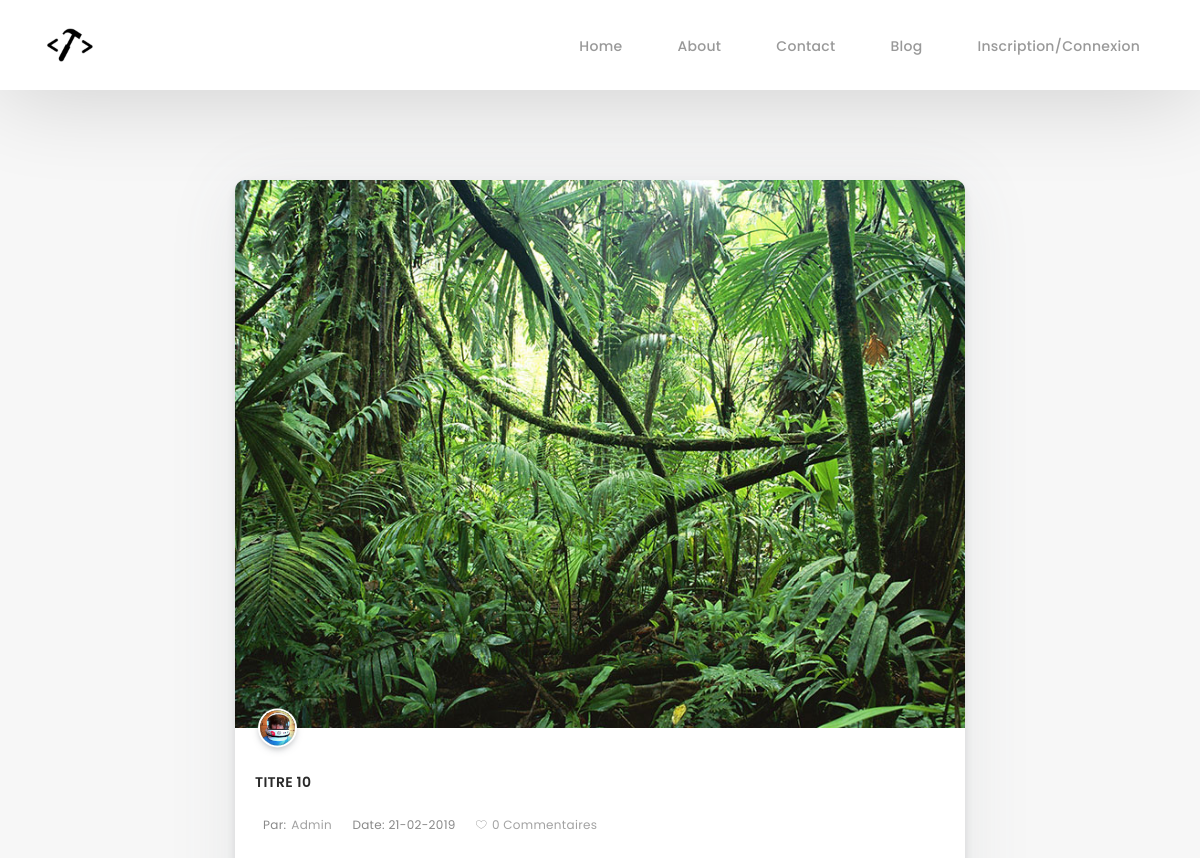
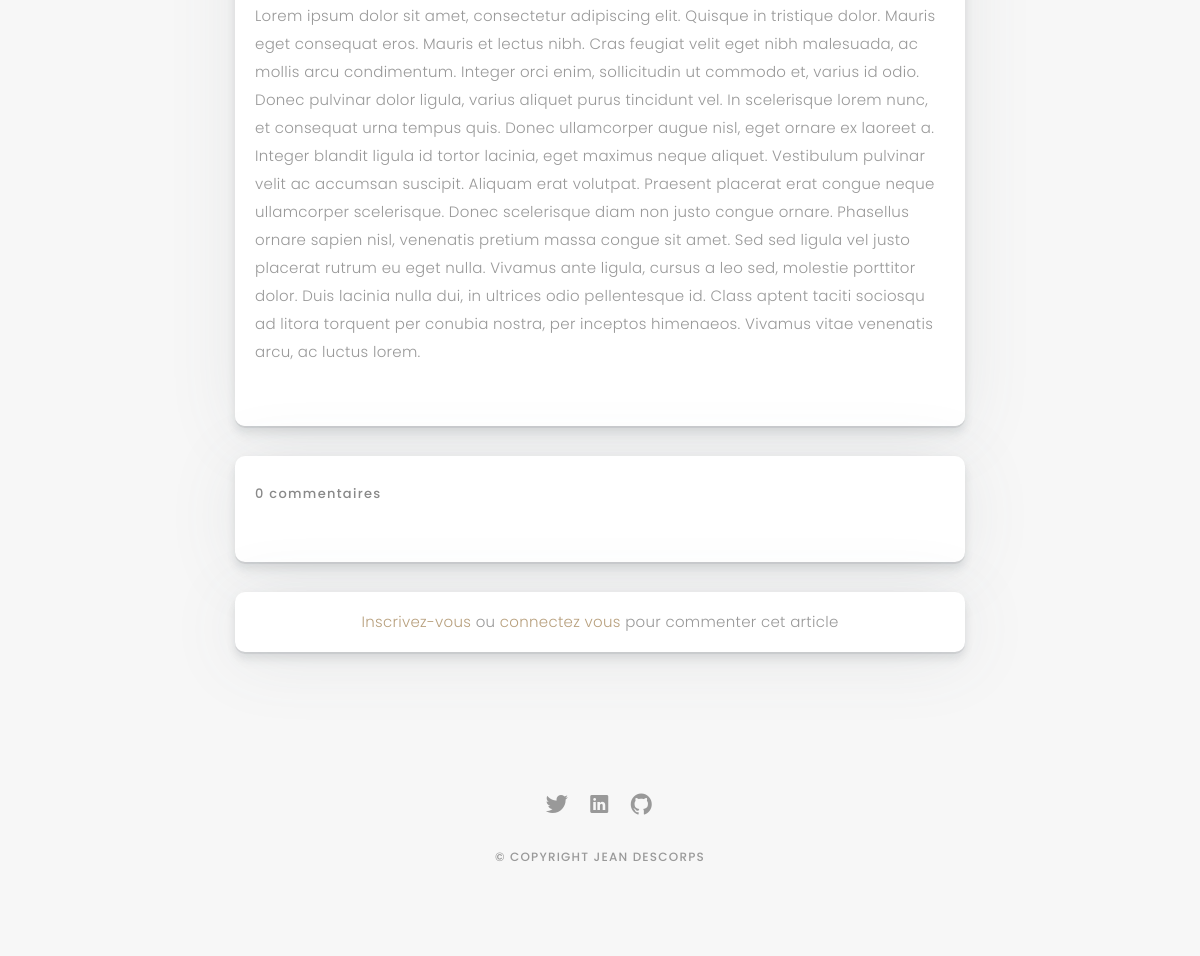
The app's page /?action=post&id=30 with its own data (2 pictures, top to bottom).
### tables this page shows
CREATE TABLE IF NOT EXISTS `post` (
  `id` int(11) NOT NULL AUTO_INCREMENT,
  `title` varchar(255) NOT NULL,
  `image` varchar(255) DEFAULT NULL,
  `lead` varchar(300) NOT NULL,
  `content` text NOT NULL,
  `add_date` datetime DEFAULT NULL,
  `id_user_fk` int(11) NOT NULL,
  PRIMARY KEY (`id`),
  KEY `id_user_fk` (`id_user_fk`)
);

CREATE TABLE IF NOT EXISTS `user` (
  `id` int(11) NOT NULL AUTO_INCREMENT,
  `username` varchar(255) NOT NULL,
  `email` varchar(255) NOT NULL,
  `password` varchar(300) NOT NULL,
  `avatar` varchar(255) NOT NULL DEFAULT '0.jpg',
  `website` varchar(255) NOT NULL DEFAULT 'Votre website',
  `description` varchar(800) NOT NULL DEFAULT 'Votre parcours en quelques ligne.',
  `inscription_date` datetime DEFAULT NULL,
  `activated` tinyint(1) NOT NULL DEFAULT '0',
  `confirmation_token` varchar(128) DEFAULT NULL,
  `role` varchar(10) NOT NULL DEFAULT 'user',
  PRIMARY KEY (`id`),
  UNIQUE KEY `username_2` (`username`),
  UNIQUE KEY `email` (`email`)
);

### Controller/PostController.php (called while the page is built, shortened)
<?php
class PostController {
    private $postManager;
    private $commentManager;
    private $userManager;
    public function __construct()
    {
        $this->postManager = new PostManager();
        $this->commentManager = new CommentManager();
        $this->userManager = new UserManager();
    }
    public function post()
    {
        $post = $this->postManager->find($_REQUEST['id']);
        $nbComment = $this->commentManager->countPostComments($_REQUEST['id']);
        $user = $this->userManager->find($post->getId_user_fk());
        $comments = $this->commentManager->findAll($_REQUEST['id']);
        $view = new View("Post");
        $view->generate(array('post' => $post, 'user' => $user, 'nbComment' => $nbComment, 'comments' => $comments));
    }
}

### index.php (called while the page is built, shortened)
<?php
function autoload($class, $dir = null) {
    if (is_null($dir)) {
        $dir = "../". AUTOLOAD_PATH ."/";
    }
}
$router = new Router();
$router->queryRouting();

### Manager/PostManager.php (called while the page is built, shortened)
<?php
Class PostManager extends AbstractManager
{
    public function find($postId)
    {
        $sql = 'SELECT * FROM post WHERE id = ?';
        $result = $this->queryExecute($sql, array($postId));
        if ($result->rowCount() == 1) {
            $row = $result->fetch();
            $post = new Post();
            $post->hydrate($row);
            return $post;
        } else {
            throw new Exception('Cet article n\'existe pas.');
        }
    }
}

### Manager/AbstractManager.php (called while the page is built, shortened)
<?php
abstract class AbstractManager
{
    private $bdd;
    private function getBdd()
    {
        if ($this->bdd == null) {
            $this->bdd = new PDO("mysql:host=". HOST .";dbname=". DBNAME .";charset=utf8", USER, PASS, array(PDO::ATTR_ERRMODE => PDO::ERRMODE_EXCEPTION));
        }
        return $this->bdd;
    }
    protected function queryExecute($sql, $params = null)
    {
        if ($params == null) {
            $result = $this->getBdd()->query($sql);
        } else {
            $result = $this->getBdd()->prepare($sql);
            $result->execute($params);
        }
        return $result;
    }
}

### Entity/HydratorTrait.php (called while the page is built, shortened)
<?php
trait HydratorTrait {
    public function hydrate(array $datas)
    {
        foreach ($datas as $key => $value) {
            $method = 'set'.ucfirst($key);
        }
    }
}

### Entity/Post.php (called while the page is built, shortened)
<?php
class Post
{
    private $title;
    private $image;
    private $content;
    private $add_date;
    private $id_user_fk;
    public function setTitle($title)
    {
        $this->title = $title;
    }
    public function setImage($image)
    {
        $this->image = $image;
    }
    public function setContent($content)
    {
        $this->content = $content;
    }
    public function setAdd_date($add_date)
    {
        $this->add_date = $add_date;
    }
    public function setId_user_fk($id_user_fk)
    {
        $this->id_user_fk = $id_user_fk;
    }
    public function getTitle()
    {
        return strtoupper($this->title);
    }
    public function getImage()
    {
        return $this->image;
    }
    public function getContent()
    {
        return $this->content;
    }
    public function getAdd_date() {
        return $this->add_date;
    }
    public function getId_user_fk()
    {
        return $this->id_user_fk;
    }
}

### Manager/UserManager.php (called while the page is built, shortened)
<?php
class UserManager extends AbstractManager
{
    public function find($id)
    {
        $sql ='SELECT * FROM user WHERE id = ?';
        $result = $this->queryExecute($sql, array($id));
        if ($result->rowCount() == 1) {
            $row = $result->fetch();
            $user = new User();
            $user->hydrate($row);
            return $user;
        } else {
            throw new LoginException('Cet utilisateur n\'existe pas.');
        }
    }
}

### Entity/User.php (called while the page is built, shortened)
<?php
class User
{
    private $id;
    private $username;
    private $avatar;
    public function setId($id)
    {
        $this->id = $id;
    }
    public function setUsername($username)
    {
        $this->username = $username;
    }
    public function setAvatar($avatar)
    {
        $this->avatar = $avatar;
    }
    public function getId()
    {
        return $this->id;
    }
    public function getUsername()
    {
        return $this->username;
    }
    public function getAvatar()
    {
        return $this->avatar;
    }
}

### Manager/CommentManager.php (called while the page is built, shortened)
<?php
class CommentManager extends AbstractManager
{
    public function countPostComments($id) {
        $sql = 'SELECT COUNT(*) FROM comment WHERE id_post_fk = ? AND validated = 1';
        $result = $this->queryExecute($sql, array($id));
        $count = $result->fetch();
        return $count[0];
    }
}

### View/PostView.php (the view, shortened to what this page needs)
<div class="main-content paddsection">
    <div class="container">
        <div class="row justify-content-center">
            <div class="col-md-8 col-md-offset-2">
                <div class="row">
                    <div class="container-main single-main">
                        <div class="col-md-12">
                            <div class="block-main mb-30 card-post--1">
                                <div class="card-post__image card-blog-single">
                                    <img class="card-img-top" src="Content/images/<?= $post->getImage(); ?>">
                                    <div class="card-post__author d-flex">
                                        <a href="#" class="card-post__author-avatar card-post__author-avatar--small" style="background-image: url('Content/backend/images/avatars/<?= $user->getAvatar(); ?>');">Ecrit par <?= $user->getUsername(); ?></a>
                                    </div>
                                </div>
                                <div class="content-main single-post padDiv">
                                    <div class="journal-txt">
                                        <h4 class="mb-4 mt-3"><?= $post->getTitle(); ?></h4>
                                    </div>
                                     <div class="post-meta">
                                    <ul class="list-unstyled mb-0">
                                        <li class="author">par:<a href="?action=userProfile&id=<?= $user->getId(); ?>" target="_blank"><?= $user->getUsername(); ?></a></li>
                                        <li class="date">date: <?= strftime('%d-%m-%Y', strtotime($post->getAdd_date())); ?></li>
                                        <li class="commont"><i class="ion-ios-heart-outline"></i><a href="#comment-block"><?= $nbComment; ?> commentaires</a></li>
                                    </ul>
                                </div>
                                <p class="mb-30"><?= $post->getContent(); ?></p>
                            </div>
                        </div>
                    </div>
                    <div class="col-md-12">
                        <div class="comments text-left padDiv mb-30">
                            <div class="entry-comments">
                            <h6 class="mb-30"><?= $nbComment; ?> commentaires</h6>
                            </div>
                        </div>
                    </div>
                    <?php if(isset($_SESSION['auth'])) : ?>
                    <div id="comment-block" class="col-lg-12">
                        <div class="cmt padDiv">
                            <div class="mb-4"><?= $_SESSION['auth']['username']?></div>
                                <?php if(isset($_SESSION['comment'])) : ?>
                                    <p class="alert alert-success"><?= $_SESSION['comment']; ?></p>
                                <?php unset($_SESSION['comment']); ?>
                                <?php endif; ?>
                                <?php if(isset($_SESSION['error'])) : ?>
                                    <p class="alert alert-danger"><?= $_SESSION['error']; ?></p>
                                <?php unset($_SESSION['error']); ?>
                                <?php endif; ?>
                                <div class="mb-4">Les commentaires sont soumis à validation et limités à 1000 caractères.</div>
                                    <form id="comment-form" method="post" action="index.php?action=comment" role="form">
                                        <input type="hidden" name="id_post_fk" value="<?= $post->getId(); ?>">
                                        <div class="row">
                                            <div class="col-lg-12">
                                                <div class="form-group">
                                                    <textarea id="form_message" name="content" class="form-control" placeholder="Message *" style="height: 200px;" required></textarea>
                                                </div>
                                            </div>
                                            <div class="col-lg-12">
                                                <input type="submit" class="btn btn-defeault btn-send" value="Commenter">
                                            </div>
                                        </div>
                                    </form>
                                </div>
                            </div>
                    <?php else : ?>
                    <div class="col-md-12">
                        <div class="comments text-center p-3">
                            <p class="login-comment"><a href="?action=loginView">Inscrivez-vous</a> ou <a href="?action=loginView">connectez vous</a> pour commenter cet article</p>
                        </div>
                    </div>
                    <?php endif; ?>
                    </div>
                </div>
            </div>
        </div>
    </div>
</div>

### Content/css/style.css (style rules this page uses)
body { background: #ffffff; color: #898989; font-family: 'Poppins', helvetica; font-size: 15px; font-weight: 300; line-height: 20px; letter-spacing: 0.02em; overflow-x: hidden; margin: 0 auto; padding: 0; -moz-box-sizing: border-box; -ms-box-sizing: border-box; -o-box-sizing: border-box; -webkit-box-sizing: border-box; box-sizing: border-box; }
h1, h2, h3, h4, h5, h6 { margin: 0; }
h4 { color: #292929; font-size: 14px; font-weight: 600; }
a { color: #b8a07e; text-decoration: none !important; -moz-transition: all 0.5s ease-in-out 0s; -ms-transition: all 0.5s ease-in-out 0s; -o-transition: all 0.5s ease-in-out 0s; -webkit-transition: all 0.5s ease-in-out 0s; transition: all 0.5s ease-in-out 0s; }
p.login-comment { margin: 0; }
p { margin: 25px 0; padding: 0; font-size: 15px; color: #999999; line-height: 28px; }
.padDiv { padding: 30px 20px; }
.paddsection { padding-top: 90px; padding-bottom: 90px; }
.main-content.paddsection { padding-top: 180px; padding-bottom: 90px; }
.mb-30 { margin-bottom: 30px; }
img { max-width: 100%; height: auto; }
.card-post__image { position: relative; min-height: 10.3125rem; border-top-left-radius: 0.625rem; border-top-right-radius: 0.625rem; background-size: cover; background-position: center; background-repeat: no-repeat; }
.card-post__author-avatar { width: 2.8125rem; height: 2.8125rem; box-shadow: 0 0 0 0.125rem #fff, 0 0.1875rem 0.4375rem rgba(90, 97, 105, 0.5); display: block; background-position: center; background-size: cover; border-radius: 50%; text-indent: -9999px; }
.card-post__author-avatar--small { width: 2.1875rem; height: 2.1875rem; }
.card-post--1 .card-post__author, .card-post--1 .card-post__category { position: absolute; }
.card-post--1 .card-post__author { transform: translateY(50%); margin-left: 1.5625rem; position: absolute; bottom: 0; }
.card-blog-single { max-width: 100%; height: auto; }

### Content/css/blog.css (style rules this page uses)
.main-content { background: #f7f7f7; }
.main-content .container-main { display: inline-block; width: 100%; }
.main-content .container-main .block-main { margin-bottom: 30px; overflow: hidden; border-radius: 0.625rem; box-shadow: 0 2px 0 rgba(90, 97, 105, 0.11), 0 4px 8px rgba(90, 97, 105, 0.12), 0 10px 10px rgba(90, 97, 105, 0.06), 0 7px 70px rgba(90, 97, 105, 0.1); }
.container-main .block-main .content-main { background: #fff none repeat scroll 0 0; display: inline-block; width: 100%; }
.post-meta ul li { font-size: 12px; font-weight: normal; margin-left: 8px; margin-right: 8px; text-transform: capitalize; display: inline-block; float: none; }
.content-main .post-meta a { color: #a2a2a2; margin-left: 5px; }
.comments { background: #fff; border-radius: 0.625rem; box-shadow: 0 2px 0 rgba(90, 97, 105, 0.11), 0 4px 8px rgba(90, 97, 105, 0.12), 0 10px 10px rgba(90, 97, 105, 0.06), 0 7px 70px rgba(90, 97, 105, 0.1); }
.entry-comments h6 { margin-right: 10px; font-size: 13px; letter-spacing: 0.1em; font-weight: 500; }

### records on screen
post: image (placeholder picture), title "TITRE 10", add_date "21-02-2019", content "Lorem ipsum dolor sit amet, consectetur adipiscing elit. Quisque in tristique dolor. Mauris eget consequat eros. Mauris et lectus nibh. Cras feugiat velit eget nibh malesuada, ac mollis arcu condimentum. Integer orci enim, sollicitudin ut commodo et, varius id odio. Donec pulvinar dolor ligula, varius aliquet purus tincidunt vel. In scelerisque lorem nunc, et consequat urna tempus quis. Donec ullamcorper augue nisl, eget ornare ex laoreet a. Integer blandit ligula id tortor lacinia, eget maximus neque aliquet. Vestibulum pulvinar velit ac accumsan suscipit. Aliquam erat volutpat. Praesent placerat erat congue neque ullamcorper scelerisque. Donec scelerisque diam non justo congue ornare.…"
user: avatar (picture), username "Admin"

### other values on screen
$nbComment "0"
